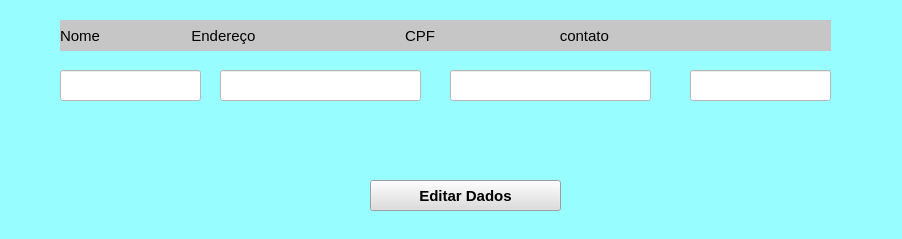
<?xml version="1.0" encoding="UTF-8"?>
<ui version="4.0">
 <class>MainWindow</class>
 <widget class="QMainWindow" name="MainWindow">
  <property name="geometry">
   <rect>
    <x>0</x>
    <y>0</y>
    <width>902</width>
    <height>239</height>
   </rect>
  </property>
  <property name="windowTitle">
   <string>MainWindow</string>
  </property>
  <property name="styleSheet">
   <string notr="true">background-color: rgb(152, 253, 255);</string>
  </property>
  <widget class="QWidget" name="centralwidget">
   <widget class="QLabel" name="label">
    <property name="geometry">
     <rect>
      <x>60</x>
      <y>20</y>
      <width>771</width>
      <height>31</height>
     </rect>
    </property>
    <property name="font">
     <font>
      <pointsize>11</pointsize>
     </font>
    </property>
    <property name="styleSheet">
     <string notr="true">background-color: rgb(198, 198, 198);</string>
    </property>
    <property name="text">
     <string>Nome                      Endereço                                    CPF                              contato</string>
    </property>
   </widget>
   <widget class="QLineEdit" name="c_nome">
    <property name="geometry">
     <rect>
      <x>60</x>
      <y>70</y>
      <width>141</width>
      <height>31</height>
     </rect>
    </property>
    <property name="styleSheet">
     <string notr="true">background-color: rgb(255, 255, 255);</string>
    </property>
   </widget>
   <widget class="QPushButton" name="botao_editar">
    <property name="geometry">
     <rect>
      <x>370</x>
      <y>180</y>
      <width>191</width>
      <height>31</height>
     </rect>
    </property>
    <property name="font">
     <font>
      <pointsize>11</pointsize>
      <weight>75</weight>
      <bold>true</bold>
     </font>
    </property>
    <property name="styleSheet">
     <string notr="true">background-color: rgb(221, 221, 221);</string>
    </property>
    <property name="text">
     <string>Editar Dados</string>
    </property>
   </widget>
   <widget class="QLineEdit" name="c_contato">
    <property name="geometry">
     <rect>
      <x>690</x>
      <y>70</y>
      <width>141</width>
      <height>31</height>
     </rect>
    </property>
    <property name="styleSheet">
     <string notr="true">background-color: rgb(255, 255, 255);</string>
    </property>
   </widget>
   <widget class="QLineEdit" name="c_endereco">
    <property name="geometry">
     <rect>
      <x>220</x>
      <y>70</y>
      <width>201</width>
      <height>31</height>
     </rect>
    </property>
    <property name="styleSheet">
     <string notr="true">background-color: rgb(255, 255, 255);</string>
    </property>
   </widget>
   <widget class="QLabel" name="aviso">
    <property name="geometry">
     <rect>
      <x>270</x>
      <y>110</y>
      <width>361</width>
      <height>41</height>
     </rect>
    </property>
    <property name="font">
     <font>
      <pointsize>14</pointsize>
      <weight>75</weight>
      <bold>true</bold>
     </font>
    </property>
    <property name="text">
     <string/>
    </property>
    <property name="alignment">
     <set>Qt::AlignCenter</set>
    </property>
   </widget>
   <widget class="QLineEdit" name="c_cpf">
    <property name="geometry">
     <rect>
      <x>450</x>
      <y>70</y>
      <width>201</width>
      <height>31</height>
     </rect>
    </property>
    <property name="styleSheet">
     <string notr="true">background-color: rgb(255, 255, 255);</string>
    </property>
   </widget>
  </widget>
  <widget class="QStatusBar" name="statusbar"/>
 </widget>
 <resources/>
 <connections/>
</ui>
